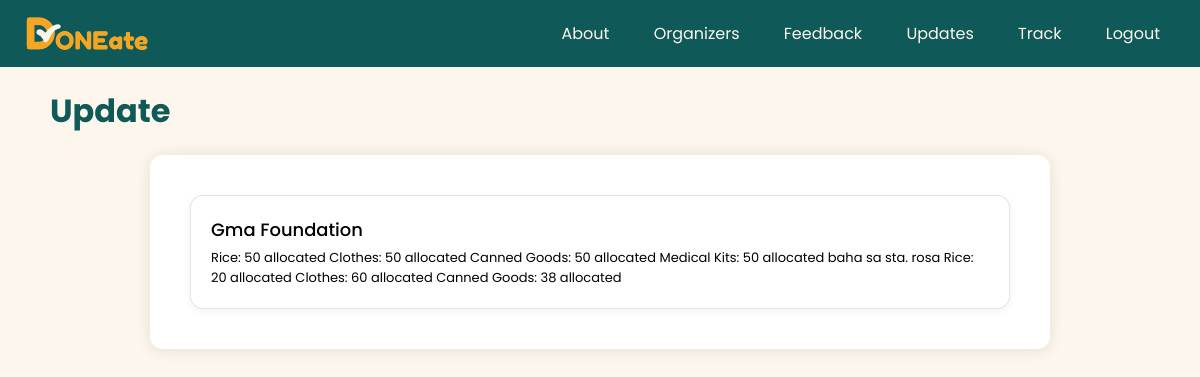
/donor_update (signed in), run on an earlier commit of the app's database.
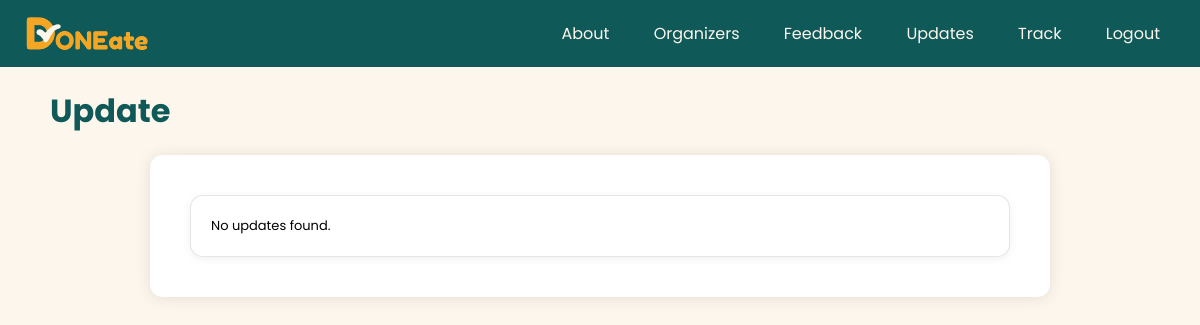
And on a later commit of the database.
### models.py (models this page shows, shortened)
class Updates(db.Model):
    __tablename__ = 'Updates'
    UpdateID = Column(Integer, primary_key=True, autoincrement=True)
    UpdateText = Column(Text)
    DonorID = Column(Integer, ForeignKey('Donors.DonorID'))
    OrganizerID = Column(Integer, ForeignKey('Organizers.OrganizerID'))
    donor = db.relationship("Donors", backref="updates")
    organizer = db.relationship("Organizers", backref="updates")

class Organizers(db.Model):
    __tablename__ = 'Organizers'
    OrganizerID = Column(Integer, primary_key=True, autoincrement=True)
    Name = Column(String(100))
    Email = Column(String(50))

### app.py (the view)
@app.route('/donor_update')
def donor_update():
    updates = Updates.query.filter_by(DonorID = session.get('donor_id')).all()
    return render_template('donor_update.html', role = session.get('role'), updates=updates)

### templates/donor_update.html (shortened to what this page needs)
{% extends "layout.html" %}
{%block body%}
<body>
  {% include "navigation.html" %}
    <h1 id="donor-page-title">Update</h1>
    <div class="donor-center-container">
            {% if updates|length > 0 %}
                {% for update in updates %}
                    <div class="donor-center-div update">
                        <h4 class="organizer-name-update">{{ update.organizer.Name.title() }}</h4>
                        <p>{{ update.UpdateText }}</p>
                    </div>
                {% endfor %}
            {% else %}
                <div class="donor-center-div update">
                    <p>No updates found.</p>
                </div>
            {% endif %}
    </div>
</body>
{% endblock %}

What changed in the data, as far as the page shows it:
no longer on this page (row edited): Updates: organizer.Name "Gma Foundation", UpdateText "Rice: 50 allocated Clothes: 50 allocated Canned Goods: 50 allocated Medical Kits: 50 allocated baha sa sta. rosa Rice: 20 allocated Clothes: 60 allocated Canned Goods: 38 allocated"
Also different on the page:
text now shown: "No updates found."
